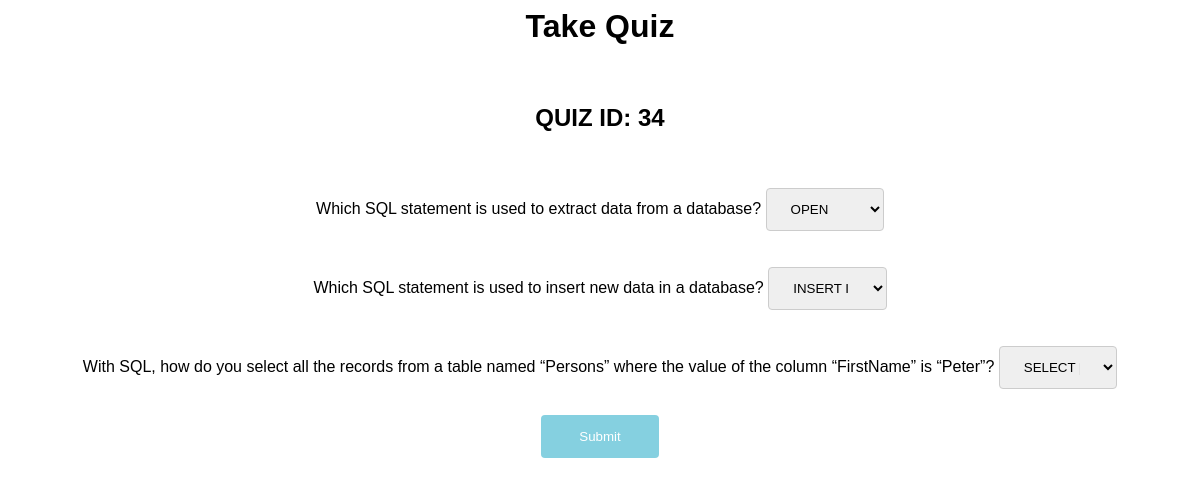
/student_take_quiz.php?id=34 (signed in), run on the app's committed database.
### tables this page shows
CREATE TABLE `quiz_questions` (
  `quiz_id` int(10) NOT NULL,
  `question_id` int(10) NOT NULL,
  KEY `quiz_id` (`quiz_id`),
  KEY `question_id` (`question_id`),
  CONSTRAINT `quiz_questions_ibfk_1` FOREIGN KEY (`quiz_id`) REFERENCES `quiz` (`quiz_id`),
  CONSTRAINT `quiz_questions_ibfk_2` FOREIGN KEY (`question_id`) REFERENCES `questions` (`question_id`)
);

CREATE TABLE `questions` (
  `question_id` int(10) NOT NULL AUTO_INCREMENT,
  `question` varchar(3072) DEFAULT NULL,
  `answer` int(2) NOT NULL,
  PRIMARY KEY (`question_id`)
);

### student_take_quiz.php (the view, shortened to what this page needs)
<?php
    require_once('config.php');
?>
<html>
    <head>
        <link rel="stylesheet" type="text/css" href="mystyle.css">
    </head>
    <body>
        <div class="container">
            <div class="content">
                <h1>Take Quiz</h1>
                <form action="student_take_quiz_process.php" method = "post"><br>
                    <?php
                        $quizid = $_SESSION['quizid'];
                        $sql = "SELECT * FROM quiz_questions, questions WHERE quiz_questions.quiz_id = " . $quizid . " AND quiz_questions.question_id = questions.question_id";
                        echo "<h2>QUIZ ID: " . $quizid . "</h2><br>";
                        $result = $mysqli->query($sql);
                          while($row = $result->fetch_assoc()) {
                                echo $row["question"];
                                $question_id = $row["question_id"];
                                echo " <select name = ". $question_id . ">";
                                $sql1 = "SELECT * FROM question_options WHERE question_id = " . $question_id;
                                $result1 = $mysqli->query($sql1);
                                while($row1 = $result1->fetch_assoc()) {
                                    echo "<option value=" . $row1["option_number"] . ">" . $row1["option"] . "</option>";
                                }
                                echo "</select>";
                                echo "<br>";
                          }
                    ?>
                    <button type='submit' class = 'submit'>Submit</button>
                </form>
            </div>
        </div>
    </body>
</html>

### mystyle.css (style rules this page uses)
body { font-family: Arial, Helvetica, sans-serif; background-color:white; background-color:#ffffff; }
h1 { text-align: center; }
button { width: 10%; background-color: #85d0e0; color: white; padding: 14px 20px; margin: 8px 0; border: none; border-radius: 4px; cursor: pointer; }
input[type=text], select { width: 10%; padding: 12px 20px; margin: 18px 0; display: inline-block; border: 1px solid #ccc; border-radius: 4px; box-sizing: border-box; }
input[type=password], select { width: 10%; padding: 12px 20px; margin: 18px 0; display: inline-block; border: 1px solid #ccc; border-radius: 4px; box-sizing: border-box; }
div { text-align: center; }

### data on the page
quiz_questions: question_id.question "Which SQL statement is used to extract data from a database?"
quiz_questions: question_id.question "Which SQL statement is used to insert new data in a database?"
quiz_questions: question_id.question "With SQL, how do you select all the records from a table named “Persons” where the value of the column “FirstName” is “Peter”?"

### other printed values
$quizid "34"
form field value "OPEN"
form field value "INSERT INTO"
form field value "SELECT [all] FROM Persons WHERE FirstName = \"Peter\""
